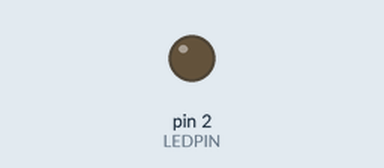
Simulated run of this sketch. Board: Arduino Uno, built with avr-gcc and run on an emulated ATmega328P. On the bench: output pins drawn as LEDs (lit = HIGH).

Above: at 0.65 s.
At 8.35 s:
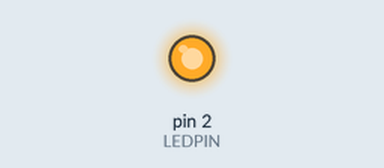
Timing chart, 0 to 8.7 s (numbered marks = the images above):
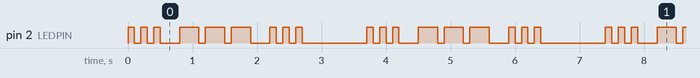

The sketch:

morseCoder.ino
```cpp
#define LEDPIN 2
#define DOT 100
#define RANGEINIT 65
#define RANGEEND 90

const char* const message = "SOS";  // ALL UPPERCASE MESSAGE
const char* const morseAlphabet[] = { ".-", "-...", "-.-.", "-..", ".", "..-.", "--.", "....", "..", ".---", "-.-", ".-..", "--", "-.", "---", ".--.", "--.-", ".-.", "...", "-", "..-", "...-", ".--", "-..-", "-.--", "--.." };

const char* morseCode;
int msgIndex, morseDelay, morseIndex;
char msgChar, morseChar;
void setup() {
  pinMode(LEDPIN, OUTPUT);
}

void loop() {
  msgIndex = 0;
  while (msgChar = message[msgIndex]) {
    if (msgChar < RANGEINIT || msgChar > RANGEEND) {
      delay(7 * DOT);
    } else {
      morseCode = morseAlphabet[msgChar - 65];
      morseIndex = 0;
      while (morseChar = morseCode[morseIndex]) {
        morseDelay = morseChar == '.' ? 1 : 3;
        digitalWrite(LEDPIN, HIGH);
        delay(morseDelay * DOT);
        digitalWrite(LEDPIN, LOW);
        delay(DOT);
        morseIndex++;
      }
      delay(2 * DOT);
    }
    msgIndex++;
  }
  delay(7 * DOT);
}
```

Measured:
- by itself, pin 2 (LEDPIN): repeats every 3.7 s: 2 × (LOW 0.10 s, HIGH 0.10 s), LOW 0.30 s, 2 × (HIGH 0.30 s, LOW 0.10 s), HIGH 0.30 s, LOW 0.30 s, 2 × (HIGH 0.10 s, LOW 0.10 s), HIGH 0.10 s, LOW 1.0 s, HIGH 0.10 s
- by itself, everything shown: repeats every 3.7 s, in 18 steps
